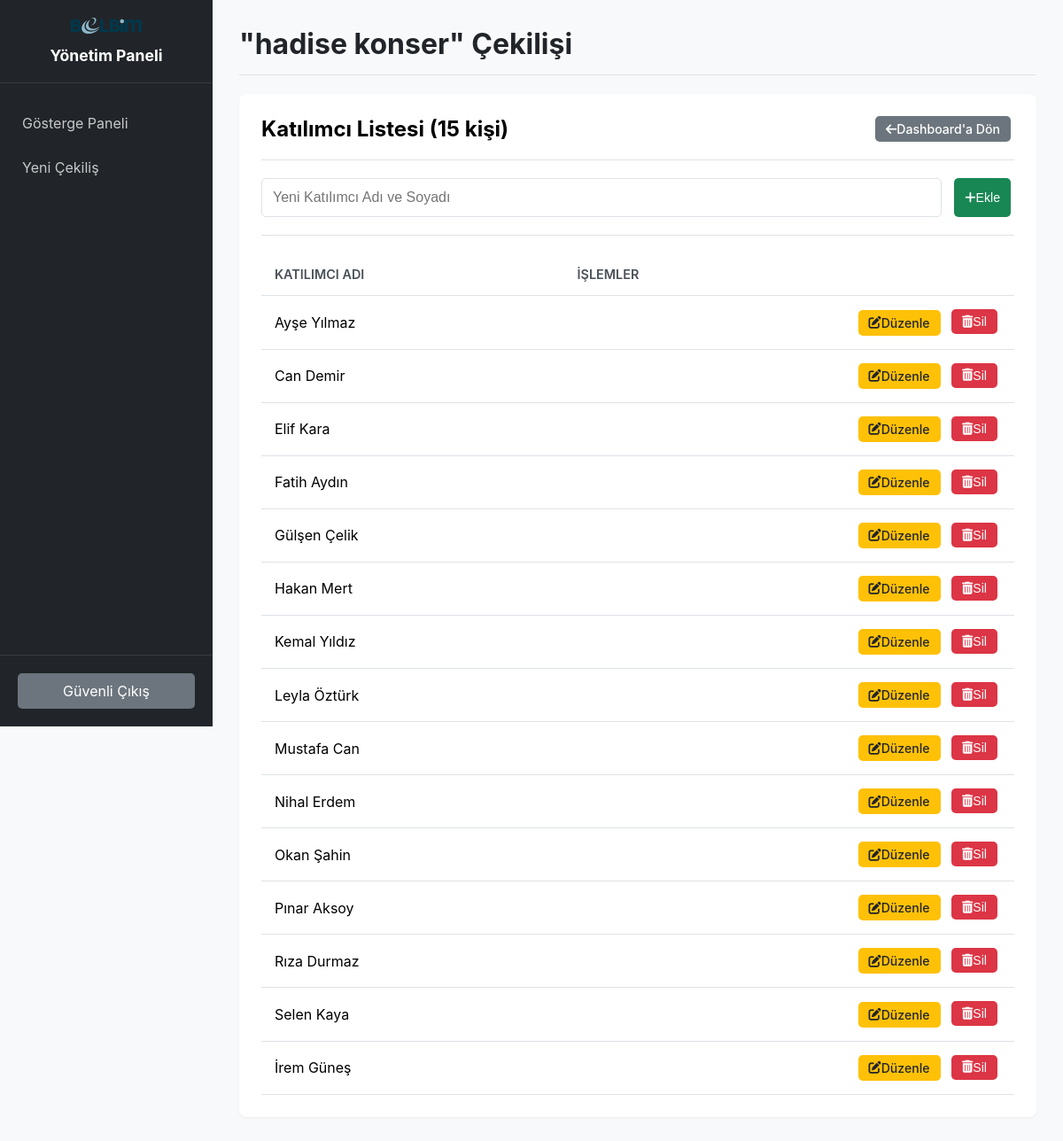
The app's page /raffle/participants/2 (signed in), older data.
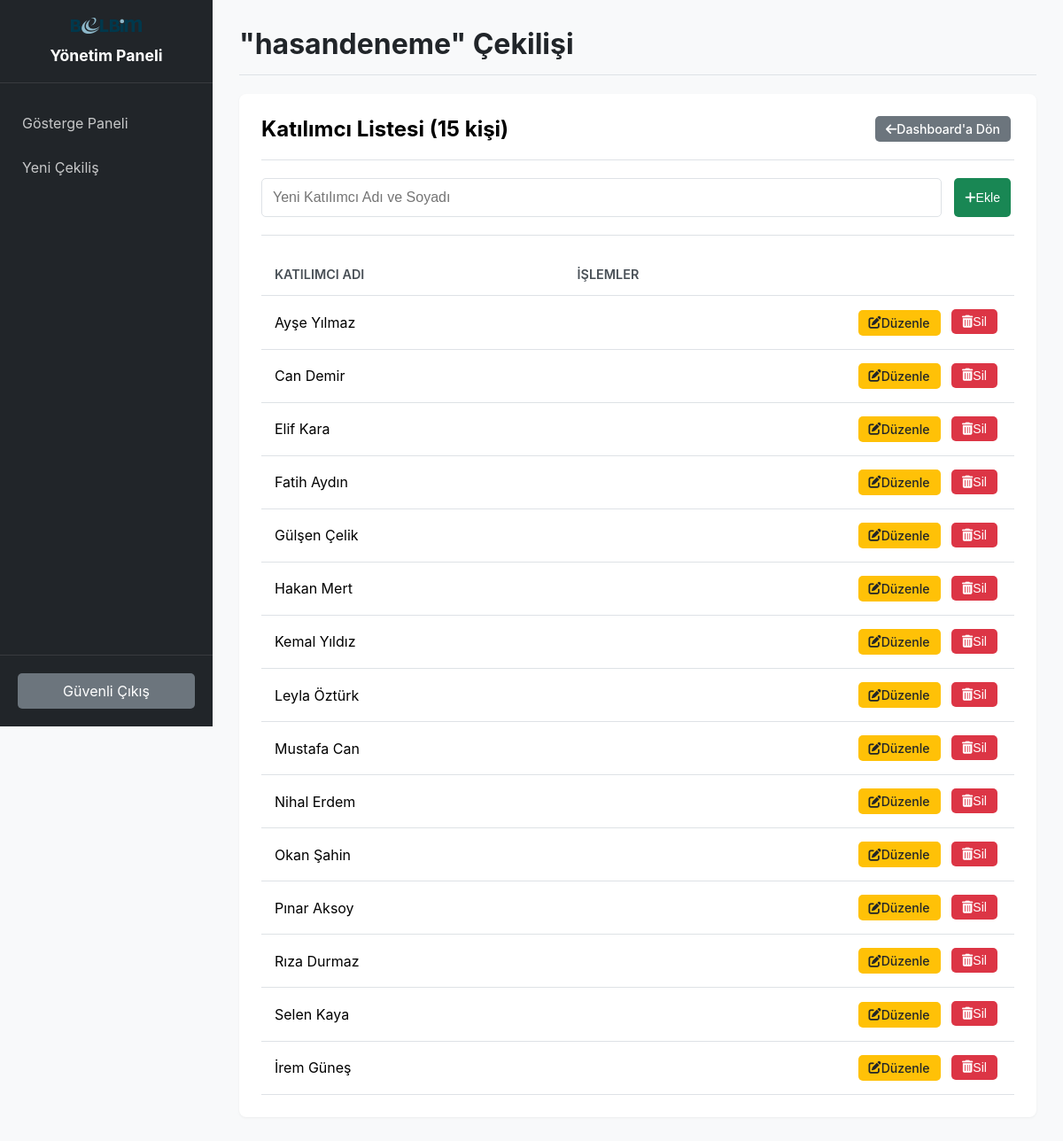
The same page, newer data.
### tables this page shows
CREATE TABLE raffles (
            id INTEGER PRIMARY KEY AUTOINCREMENT,
            name TEXT NOT NULL,
            creation_date TEXT NOT NULL,
            num_winners INTEGER NOT NULL,
            scheduled_draw_time TEXT NOT NULL
        );

### app.py (the view)
@app.route('/raffle/participants/<int:raffle_id>')
@login_required
def view_participants(raffle_id):
    conn = get_db_connection()
    raffle = conn.execute('SELECT * FROM raffles WHERE id = ?', (raffle_id,)).fetchone()
    if not raffle:
        flash('Çekiliş bulunamadı.', 'danger')
        conn.close()
        return redirect(url_for('admin_dashboard'))
    participants = conn.execute('SELECT id, name FROM participants WHERE raffle_id = ? ORDER BY name', (raffle_id,)).fetchall()
    conn.close()
    return render_template('admin/participants.html', raffle=raffle, participants=participants)

### app.py (called while the page is built)
def get_db_connection():
    conn = sqlite3.connect(DATABASE)
    conn.row_factory = sqlite3.Row
    conn.execute("PRAGMA foreign_keys = ON")
    return conn

def login_required(f):
    @wraps(f)
    def decorated_function(*args, **kwargs):
        if 'logged_in' not in session:
            flash('Bu sayfayı görüntülemek için lütfen giriş yapın.', 'warning')
            return redirect(url_for('admin_login'))
        return f(*args, **kwargs)
    return decorated_function

### templates/admin/participants.html (shortened to what this page needs)
<!DOCTYPE html>
<html lang="tr">
<head>
    <link rel="stylesheet" href="{{ url_for('static', filename='css/admin.css') }}">
    <link rel="stylesheet" href="https://cdnjs.cloudflare.com/ajax/libs/font-awesome/6.0.0-beta3/css/all.min.css">
</head>
<body>
    <div class="sidebar">
        <div class="sidebar-header">
            <img src="{{ url_for('static', filename='images/belbim_logo.png') }}" alt="BELBİM Logo" class="logo">
            <h3>Yönetim Paneli</h3>
        </div>
        <ul class="sidebar-nav">
            <li><a href="{{ url_for('admin_dashboard') }}">Gösterge Paneli</a></li>
            <li><a href="{{ url_for('upload_participants') }}">Yeni Çekiliş</a></li>
        </ul>
        <div class="sidebar-footer">
            <a href="{{ url_for('admin_logout') }}">Güvenli Çıkış</a>
        </div>
    </div>
    <div class="main-content">
        <h1>"{{ raffle.name }}" Çekilişi</h1>
        <div class="content-box">
            <div class="content-header">
                <h2>Katılımcı Listesi ({{ participants|length }} kişi)</h2>
                <a href="{{ url_for('admin_dashboard') }}" class="btn btn-secondary">
                    <i class="fas fa-arrow-left"></i> Dashboard'a Dön
                </a>
            </div>
            <div class="add-participant-form">
                <form action="{{ url_for('add_participant', raffle_id=raffle.id) }}" method="POST" class="form-inline">
                    <input type="text" name="name" class="form-input" placeholder="Yeni Katılımcı Adı ve Soyadı" required>
                    <button type="submit" class="btn btn-success">
                        <i class="fas fa-plus"></i> Ekle
                    </button>
                </form>
            </div>
            <div class="table-responsive">
                <table class="table">
                    <thead>
                        <tr>
                            <th>Katılımcı Adı</th>
                            <th class="text-end">İşlemler</th>
                        </tr>
                    </thead>
                    <tbody>
                        {% for participant in participants %}
                        <tr>
                            <td>{{ participant.name }}</td>
                            <td class="actions">
                                <a href="{{ url_for('edit_participant', participant_id=participant.id) }}" class="btn btn-warning">
                                    <i class="fas fa-edit"></i> Düzenle
                                </a>
                                <form action="{{ url_for('delete_participant', participant_id=participant.id) }}" method="POST" onsubmit="return confirm('Bu katılımcıyı silmek istediğinizden emin misiniz?');">
                                    <button type="submit" class="btn btn-danger">
                                        <i class="fas fa-trash-alt"></i> Sil
                                    </button>
                                </form>
                            </td>
                        </tr>
                        {% else %}
                        <tr>
                            <td colspan="2" class="text-center">Bu çekilişe ait katılımcı bulunamadı.</td>
                        </tr>
                        {% endfor %}
                    </tbody>
                </table>
            </div>
        </div>
    </div>
</body>
</html>

Row changes from the older to the newer data that the page shows:
changed raffles: name "hadise konser" → "hasandeneme"
